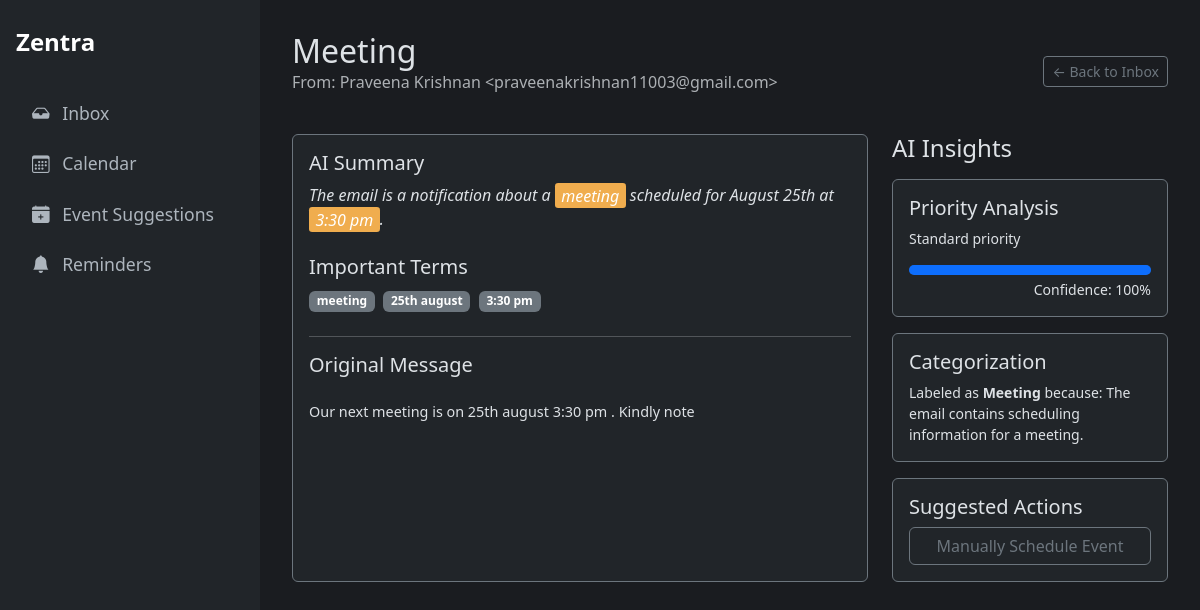
The app's page /classification/5 with its own data.
### tables this page shows
CREATE TABLE classifications (
    id INTEGER PRIMARY KEY AUTOINCREMENT,
    gmail_message_id TEXT UNIQUE NOT NULL, -- NEW: Added unique message ID
    created_at TIMESTAMP NOT NULL DEFAULT CURRENT_TIMESTAMP,
    subject TEXT NOT NULL,
    sender TEXT NOT NULL,
    body TEXT,
    category TEXT,
    confidence REAL,
    priority_analysis TEXT,
    category_reason TEXT,
    summary TEXT,
    important_terms TEXT,
    response_draft TEXT
);

### Oauth.py (the view)
@app.route("/classification/<int:classification_id>")
def classification_detail_view(classification_id):
    classification = database.get_classification_by_id(classification_id)
    if not classification:
        return "Classification not found", 404
    suggestion = database.get_suggestion_by_classification_id(classification_id)
    summary = classification['summary']
    if classification['important_terms']:
        terms = [term.strip() for term in classification['important_terms'].split(',')]
        for term in terms:
            if term:
                summary = re.sub(f'({re.escape(term)})', r'<span class="highlight">\1</span>', summary, flags=re.IGNORECASE)
    return render_template(
        "detail.html",
        classification=classification,
        highlighted_summary=summary,
        suggestion=suggestion
    )

### database.py (called while the page is built)
def get_db_connection():
    conn = sqlite3.connect(DATABASE_FILE, timeout=10)
    conn.row_factory = sqlite3.Row
    return conn

def get_classification_by_id(classification_id):
    conn = get_db_connection()
    classification = conn.execute(
        'SELECT * FROM classifications WHERE id = ?', (classification_id,)
    ).fetchone()
    conn.close()
    return classification

def get_suggestion_by_classification_id(classification_id):
    conn = get_db_connection()
    suggestion = conn.execute(
        "SELECT * FROM suggested_events WHERE source_email_id = ? AND status = 'pending'",
        (classification_id,)
    ).fetchone()
    conn.close()
    return suggestion

### templates/detail.html (shortened to what this page needs)
{% extends "layout.html" %}
{% block content %}
<div class="mb-4 d-flex justify-content-between align-items-center">
  <div>
    <h1 class="h2 mb-0">{{ classification.subject }}</h1>
    <p class="text-muted">From: {{ classification.sender }}</p>
  </div>
  <a href="/recent_classified" class="btn btn-sm btn-outline-secondary">&larr; Back to Inbox</a>
</div>
<div class="row g-4">
  <div class="col-md-8">
    <div class="card bg-dark border-secondary h-100">
      <div class="card-body">
        <h5 class="card-title">AI Summary</h5>
        <p class="card-text fst-italic">
          {{ highlighted_summary | safe }}
        </p>
        {% if classification.important_terms %}
        <h5 class="card-title mt-4">Important Terms</h5>
        <div class="mb-4">
            {% for term in classification.important_terms.split(',') %}
                {% if term.strip() %}
                    <span class="badge bg-secondary me-1">{{ term.strip() }}</span>
                {% endif %}
            {% endfor %}
        </div>
        {% endif %}
        <hr>
        <h5 class="card-title mb-4">Original Message</h5>
        <pre style="white-space: pre-wrap; font-family: inherit; font-size: 0.9rem;">{{ classification.body }}</pre>
      </div>
    </div>
  </div>
  <div class="col-md-4">
    <h4 class="mb-3">AI Insights</h4>
    <div class="card bg-dark border-secondary mb-3">
      <div class="card-body">
        <h5 class="card-title">Priority Analysis</h5>
        <p class="card-text small">{{ classification.priority_analysis }}</p>
        <div class="progress" role="progressbar" style="height: 10px;">
          <div class="progress-bar" style="width: {{ (classification.confidence|float) * 100 }}%"></div>
        </div>
        <div class="text-end small mt-1">Confidence: {{ "%.0f"|format((classification.confidence|float) * 100) }}%</div>
      </div>
    </div>
    <div class="card bg-dark border-secondary mb-3">
      <div class="card-body">
        <h5 class="card-title">Categorization</h5>
        <p class="card-text small">Labeled as <strong>{{ classification.category }}</strong> because: {{ classification.category_reason }}</p>
      </div>
    </div>
    <div class="card bg-dark border-secondary">
      <div class="card-body">
        <h5 class="card-title">Suggested Actions</h5>
        <div class="d-grid gap-2">
          {% if suggestion %}
            <button id="scheduleBtn" class="btn btn-outline-secondary" type="button"
                    data-suggestion-id="{{ suggestion.id }}"
                    data-bs-toggle="modal" data-bs-target="#scheduleModal">
              AI-Suggested Event Found
            </button>
          {% else %}
            <button class="btn btn-outline-secondary" type="button" data-bs-toggle="modal" data-bs-target="#manualScheduleModal">
              Manually Schedule Event
            </button>
          {% endif %}
        </div>
      </div>
    </div>
  </div>
</div>
{% endblock %}

### templates/layout.html (style rules this page uses)
body { display: flex; min-height: 100vh; background-color: #1a1c20; color: #dee2e6; }
.highlight { background-color: #f0ad4e; color: #fff; padding: 0.1em 0.4em; border-radius: 0.2rem; font-weight: 500; }

### templates/detail.html (style rules this page uses)
.highlight { background-color: #f0ad4e; color: #fff; padding: 0.1em 0.4em; border-radius: 0.2rem; font-weight: 500; }

### records on screen
classifications: subject "Meeting", sender "Praveena Krishnan <praveenakrishnan11003@gmail.com>", body "Our next meeting is on 25th august 3:30 pm . Kindly note", priority_analysis "Standard priority", (classification.confidence|float)*100 "100", category "Meeting", category_reason "The email contains scheduling information for a meeting."

### other values on screen
{{ highlighted_summary | safe }} "The email is a notification about a meeting scheduled for August 25th at 3:30 pm ."
{{ term.strip() }} "meeting" "25th august" "3:30 pm"
